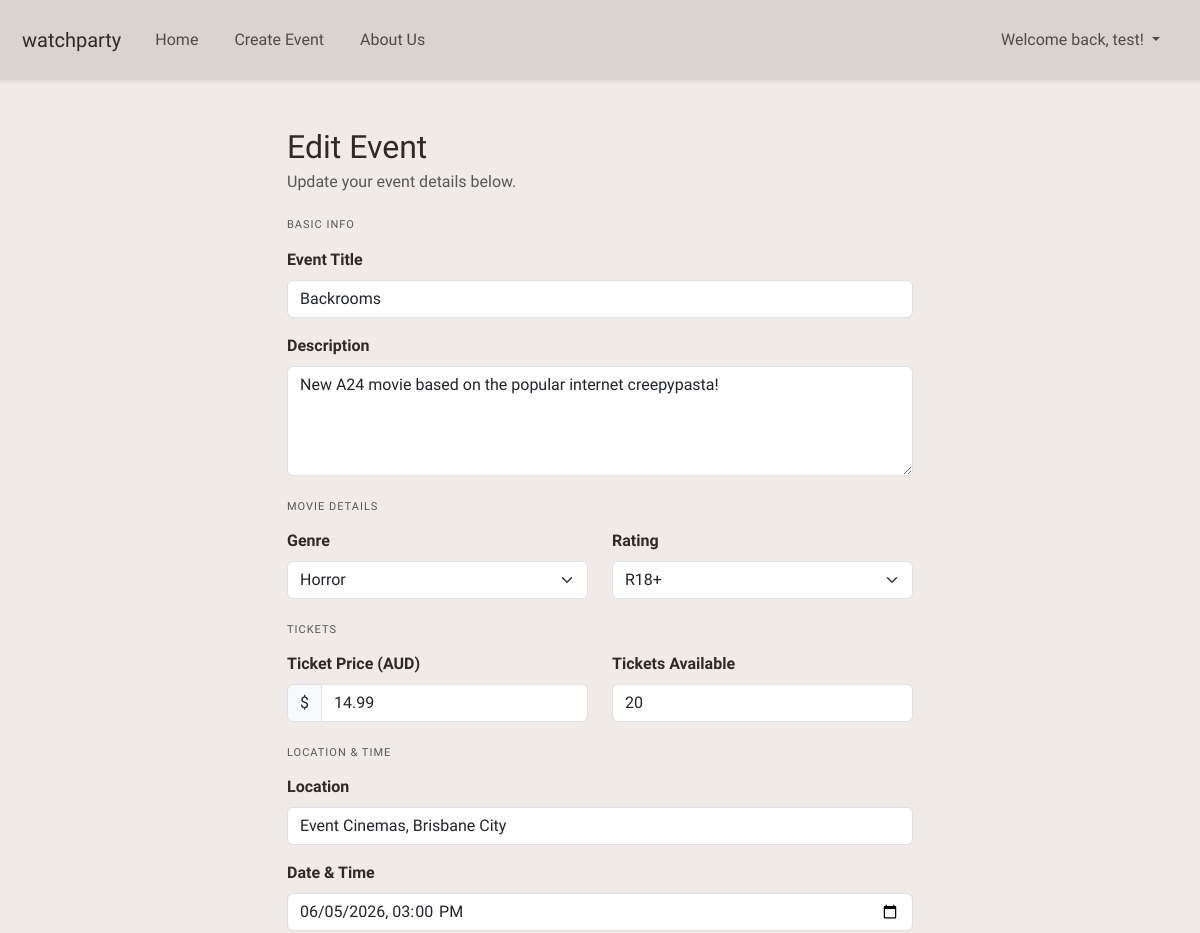
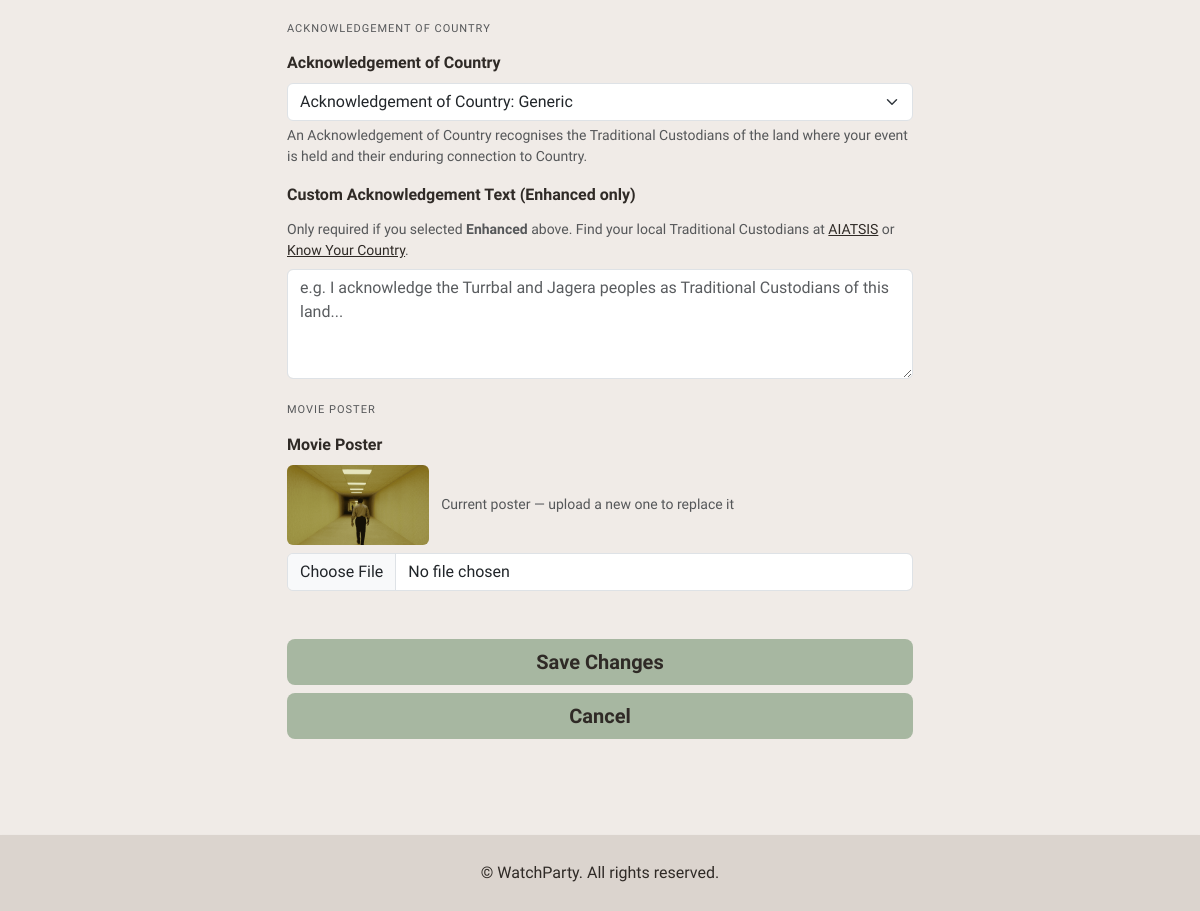
The page /events/9/edit (signed in) on the database its author committed (2 pictures, top to bottom).
### website/models.py (models this page shows, shortened)
class User(db.Model, UserMixin):
    __tablename__ = 'user'
    id = db.Column(db.Integer, primary_key=True)
    name = db.Column(db.String(100), nullable=False)
    contact_number = db.Column(db.String(20), nullable=False)
    street_address = db.Column(db.String(255), nullable=False)
    email = db.Column(db.String(100), nullable=False, unique=True)
    password_hash = db.Column(db.String(255), nullable=False)
    comments = db.relationship('Comment', backref='user', lazy=True)
    orders = db.relationship('Booking', backref='user', lazy=True)
    events = db.relationship('Event', backref='owner', lazy=True)

class Event(db.Model):
    __tablename__ = 'event'
    id = db.Column(db.Integer, primary_key=True)
    title = db.Column(db.String(150), nullable=False)
    description = db.Column(db.Text, nullable=False)
    genre = db.Column(db.String(50))
    rating = db.Column(db.String(10))
    ticket_price = db.Column(db.Float)
    tickets_available = db.Column(db.Integer)
    location = db.Column(db.String(120), nullable=False)
    date = db.Column(db.DateTime)
    image = db.Column(db.String(255))
    owner_id = db.Column(db.Integer, db.ForeignKey('user.id'), nullable=True)
    is_cancelled = db.Column(db.Boolean, default=False, nullable=False)
    acknowledgement_type = db.Column(db.String(20), default='none', nullable=False)
    acknowledgement_text = db.Column(db.Text, nullable=True)
    comments = db.relationship('Comment', backref='event', cascade='all, delete-orphan', passive_deletes=True, lazy=True)
    orders = db.relationship('Booking', backref='event', cascade='all, delete-orphan', passive_deletes=True, lazy=True)

### website/home.py (the view, shortened to what this page needs)
@home_bp.route('/events/<int:event_id>/edit', methods=['GET', 'POST'])
@login_required
def edit_event(event_id):
    event = Event.query.get_or_404(event_id)
    if event.owner_id != current_user.id:
        abort(403)
    if event.is_cancelled:
        flash('Cancelled events cannot be edited.', 'warning')
        return redirect(url_for('home.event_detail', event_id=event_id))
    form = EventForm(obj=event)  # pre-fills the form with existing data
    return render_template('create_events.html', form=form, event=event)  # reuse same template

### website/__init__.py (called while the page is built)
def create_app():
    app = Flask(__name__)
    app.debug = True
    app.secret_key = 'somesecretkey'
    app.config['SQLALCHEMY_DATABASE_URI'] = 'sqlite:///sitedata.db'
    app.config['SQLALCHEMY_TRACK_MODIFICATIONS'] = False
    db.init_app(app)
    Bootstrap5(app)
    login_manager = LoginManager()
    login_manager.login_view = 'auth.login'
    login_manager.init_app(app)
    from .models import User
    @login_manager.user_loader
    def load_user(user_id):
        return db.session.scalar(db.select(User).where(User.id==user_id))
    from . import home, bookings, auth, about
    app.register_blueprint(home.home_bp)
    app.register_blueprint(bookings.bookings_bp)
    app.register_blueprint(auth.auth_bp)
    app.register_blueprint(about.about_bp)
    return app

### website/templates/create_events.html (shortened to what this page needs)
{% extends "base.html" %}
{% block content %}
<div class="container mt-5" style="max-width: 650px;">
    {% if event is defined and event %}
    <h2 class="mb-1">Edit Event</h2>
    <p class="text-muted mb-4">Update your event details below.</p>
    {% else %}
    <h2 class="mb-1">Create Event</h2>
    <p class="text-muted mb-4">Host a movie night for your community</p>
    {% endif %}
    <form method="POST" enctype="multipart/form-data">
        <h6 class="text-uppercase text-muted mb-3" style="font-size: 11px; letter-spacing: 1px;">Basic Info</h6>
        <div class="mb-3">
            {{ form.title.label(class="form-label fw-semibold") }}
            {{ form.title(class="form-control", placeholder="e.g. Inception Night at QUT") }}
        </div>
        <div class="mb-3">
            {{ form.description.label(class="form-label fw-semibold") }}
            {{ form.description(class="form-control", rows=4, placeholder="Tell people what to expect...") }}
        </div>
        <h6 class="text-uppercase text-muted mt-4 mb-3" style="font-size: 11px; letter-spacing: 1px;">Movie Details</h6>
        <div class="row">
            <div class="col-md-6 mb-3">
                {{ form.genre.label(class="form-label fw-semibold") }}
                {{ form.genre(class="form-select") }}
            </div>
            <div class="col-md-6 mb-3">
                {{ form.rating.label(class="form-label fw-semibold") }}
                {{ form.rating(class="form-select") }}
            </div>
        </div>
        <h6 class="text-uppercase text-muted mt-2 mb-3" style="font-size: 11px; letter-spacing: 1px;">Tickets</h6>
        <div class="row">
            <div class="col-md-6 mb-3">
                {{ form.ticket_price.label(class="form-label fw-semibold") }}
                <div class="input-group">
                    <span class="input-group-text">$</span>
                    {{ form.ticket_price(class="form-control", placeholder="e.g. 15.00") }}
                </div>
            </div>
            <div class="col-md-6 mb-3">
                {{ form.tickets_available.label(class="form-label fw-semibold") }}
                {{ form.tickets_available(class="form-control", placeholder="e.g. 50") }}
            </div>
        </div>
        <h6 class="text-uppercase text-muted mt-2 mb-3" style="font-size: 11px; letter-spacing: 1px;">Location & Time</h6>
        <div class="mb-3">
            {{ form.location.label(class="form-label fw-semibold") }}
            {{ form.location(class="form-control", placeholder="e.g. Brisbane Powerhouse, New Farm") }}
        </div>
        <div class="mb-3">
            {{ form.date.label(class="form-label fw-semibold") }}
            {{ form.date(class="form-control") }}
        </div>
        <h6 class="text-uppercase text-muted mt-4 mb-3" style="font-size: 11px; letter-spacing: 1px;">
            Acknowledgement of Country
        </h6>
        <div class="mb-3">
            {{ form.acknowledgement_type.label(class="form-label fw-semibold") }}
            {{ form.acknowledgement_type(class="form-select", id="ack-select") }}
            <div class="form-text text-muted mt-1">
                An Acknowledgement of Country recognises the Traditional Custodians of the land
                where your event is held and their enduring connection to Country.
            </div>
        </div>
        <div class="mb-4">
            {{ form.acknowledgement_text.label(class="form-label fw-semibold") }}
            <div class="form-text text-muted mb-2">
                Only required if you selected <strong>Enhanced</strong> above.
                Find your local Traditional Custodians at
                <a href="https://aiatsis.gov.au/explore/map-indigenous-australia" target="_blank">AIATSIS</a> or
                <a href="https://www.knowyourcountry.com.au" target="_blank">Know Your Country</a>.
            </div>
            {{ form.acknowledgement_text(class="form-control", rows=4,
            placeholder="e.g. I acknowledge the Turrbal and Jagera peoples as Traditional Custodians of this land...") }}
        </div>
        <h6 class="text-uppercase text-muted mt-2 mb-3" style="font-size: 11px; letter-spacing: 1px;">Movie Poster</h6>
        <div class="mb-3">
            {{ form.image.label(class="form-label fw-semibold") }}
            {% if event is defined and event and event.image %}
            <div class="mb-2">
                <img src="{{ url_for('static', filename='images/' + event.image) }}"
                     alt="Current poster" style="height: 80px; border-radius: 6px; object-fit: cover;">
                <span class="text-muted small ms-2">Current poster — upload a new one to replace it</span>
            </div>
            {% endif %}
            {{ form.image(class="form-control") }}
        </div>
        <div class="d-grid gap-2 mt-5 mb-5">
            {% if event is defined and event %}
            {{ form.submit(class="btn btn-primary btn-lg", value="Save Changes") }}
            <a href="{{ url_for('home.event_detail', event_id=event.id) }}"
               class="btn btn-outline-secondary btn-lg">Cancel</a>
            {% else %}
            {{ form.submit(class="btn btn-primary btn-lg") }}
            {% endif %}
        </div>
    </form>
</div>
{% endblock %}

### website/templates/base.html (shortened to what this page needs)
<html>
<head>
    <link href="https://cdn.jsdelivr.net/npm/bootstrap@5.3.2/dist/css/bootstrap.min.css" rel="stylesheet"
>
    <link rel="stylesheet" href="{{ url_for('static', filename='css/style.css') }}">
    <link rel="stylesheet" href="https://cdn.jsdelivr.net/npm/bootstrap-icons@1.11.0/font/bootstrap-icons.css">
</head>
<body class="d-flex flex-column min-vh-100">
    <header>
        <nav class="navbar fixed-top navbar-expand-lg bg-body-tertiary shadow-sm">
            <div class="container-fluid">
                <a class="navbar-brand" href="#">watchparty</a>
                <div class="collapse navbar-collapse" id="navbarNavDropdown">
                    <ul class="navbar-nav list-unstyled">
                        <li class="nav-item">
                            <a class="nav-link" href="{{url_for('home.view_events')}}">Home</a>
                        </li>
                        <li class="nav-item">
                            <a class="nav-link" href="{{url_for('home.create_event')}}">Create Event</a>
                        </li>
                        <li class="nav-item">
                            <a class="nav-link" href="{{ url_for('about.show_about') }}">About Us</a>
                        </li>
                    </ul>
                    <ul class="navbar-nav ms-lg-auto align-items-lg-center">
                        {% if current_user.is_authenticated %}
                        <li class="nav-item dropdown">
                            <a class="nav-link dropdown-toggle" role="button" data-bs-toggle="dropdown"
                                aria-expanded="false">
                                Welcome back, {{ current_user.name }}!
                            </a>
                        </li>
                        {% endif %}
                    </ul>
                </div>
            </div>
        </nav>
        <div class="toast-container position-fixed top-0 end-0 p-3">
        </div>
    </header>
    <main class="flex-grow-1">
        {% block content %}
        {% endblock %}
    </main>
    <footer class="mt-5 shadow-sm">
        <div class="container-fluid py-3 text-center ">
            <p class="mb-0">© WatchParty. All rights reserved.</p>
        </div>
    </footer>
</body>
</html>

### website/static/css/style.css (style rules this page uses)
body { font-family: "Quicksand", sans-serif !important; font-weight: 400; background: #F0EBE7; padding-top: 80px; }
body, h1, h2, h3, h4, h5, h6, p, a, li, span, .navbar-brand { color: #2F2A26; }
header, h1, h2, h3, h4, h5, h6 { font-family: "Momo Trust Display", sans-serif !important; font-weight: 400; }
.btn, .btn-outline-primary, .btn-outline-secondary { background-color: #A7B7A1; color: #2F2A26; border: none; font-family: "Quicksand", sans-serif; font-weight: 700; }
.navbar, footer { background: #DBD4CE !important; padding: 10px; backdrop-filter: blur() }
.navbar li { list-style: none; padding: 10px; color: #2F2A26; }

### rows shown on the page
User: name "test"
Event: title "Backrooms", description "New A24 movie based on the popular internet creepypasta!", genre "Horror", rating "R18+", ticket_price "14.99", tickets_available "20", location "Event Cinemas, Brisbane City", date "06/05/2026 15:00", acknowledgement_type "Acknowledgement of Country: Generic", image (picture)
